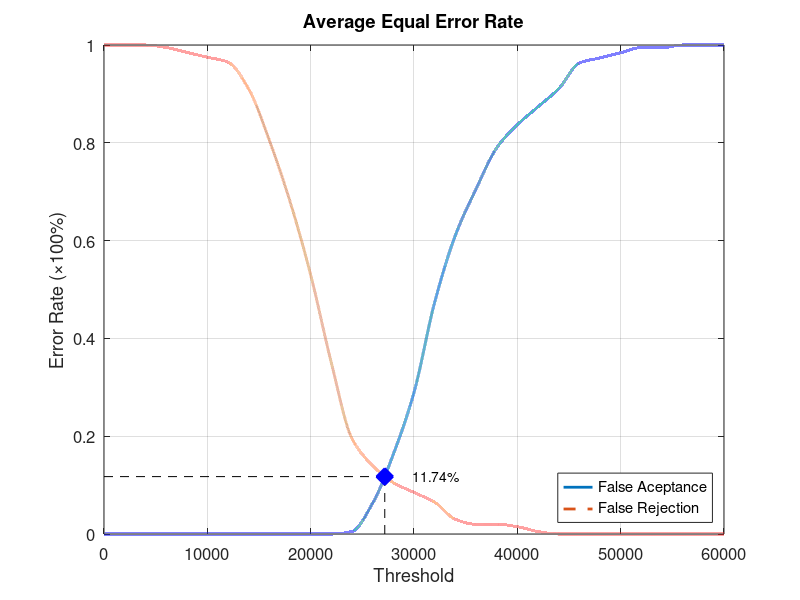
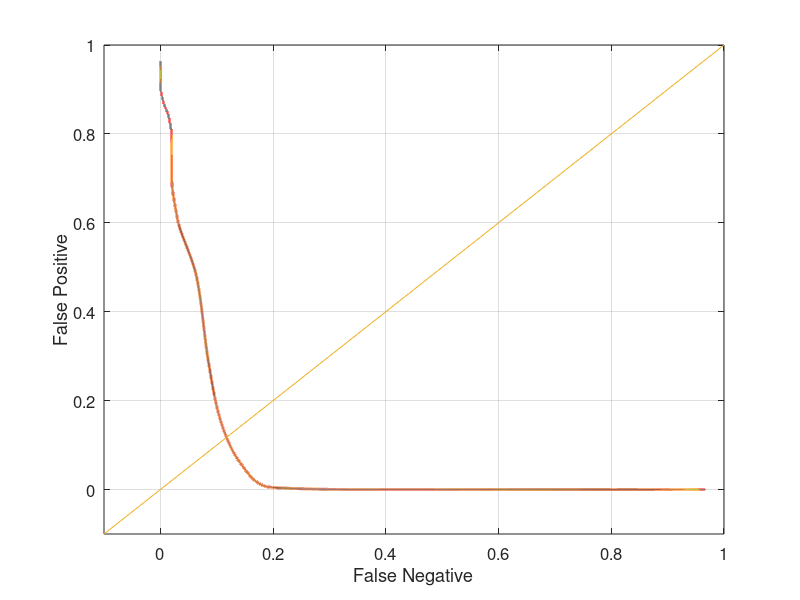

Reproduce these figures in MATLAB, in order.
function yEER = Database5_2
close all;
clear;
clc;
x = 0:2000:60000;
xq = 0:0.5:60000;

y0 = [0 0 0 0 0 0 0 0 0 0 0 0 0.00526316 0.0631579 0.163158 0.289474 0.473684 0.610526 0.705263 0.789474 0.836842 0.873684 0.910526 0.963158 0.973684 0.984211 0.994737 0.994737 1 1 1];
yy0 = interp1(x, y0, xq, 'pchip');
y1 = [1 1 1 0.995 0.985 0.975 0.965 0.91 0.805 0.68 0.53 0.35 0.195 0.14 0.105 0.085 0.065 0.03 0.02 0.02 0.015 0.005 0 0 0 0 0 0 0 0 0];
yy1 = interp1(x, y1, xq, 'pchip');

% Calculating EER: 
y2 = abs(y0 - y1);
find(y2 == min(y2))
yy2 = abs(yy0 - yy1);
xEER = find(yy2 == min(yy2));
xEERIndex = xq(xEER) % X-axis EER
yEER = yy0(xEER) % Y-axis EER

main = figure
plot(xq, yy0,'-','LineWidth', 2);	hold on
plot(xq, yy1,'--','LineWidth', 2);	hold on
plot([xEERIndex xEERIndex], [0 yEER], 'k--');	hold on
plot([0 xEERIndex], [yEER yEER], 'k--');	hold on
plot(xEERIndex, yEER, 'bx', 'LineWidth', 10);	hold on
text(xEERIndex + 10 * xEERIndex / 100, yEER, [num2str(round((10000 * yEER)) / 100) '%'])
legend('False Aceptance', 'False Rejection', 'Location', 'SouthEast')
xlabel('Threshold')
ylabel('Error Rate (\times100%)')
title('Average Equal Error Rate')
set(gca, 'FontSize', 12)
axis([0 60000 0 1])
grid on

print(main, 'Database5_2Main', '-dpng');
FNRxFPR = figure('Color', [1 1 1]);
plot(yy1, yy0, '-', yy1, yy0, 'LineWidth', 2);
hold on
y = -0.1:0.1:1
plot(y, y); 
set(gca, 'FontSize', 12)
xlabel('False Negative')
ylabel('False Positive')
axis([-0.1 1 -0.1 1])
set(gca, 'FontSize', 12)
grid on

print(FNRxFPR, 'Database5_2FNRxFPR','-dpng');
end
